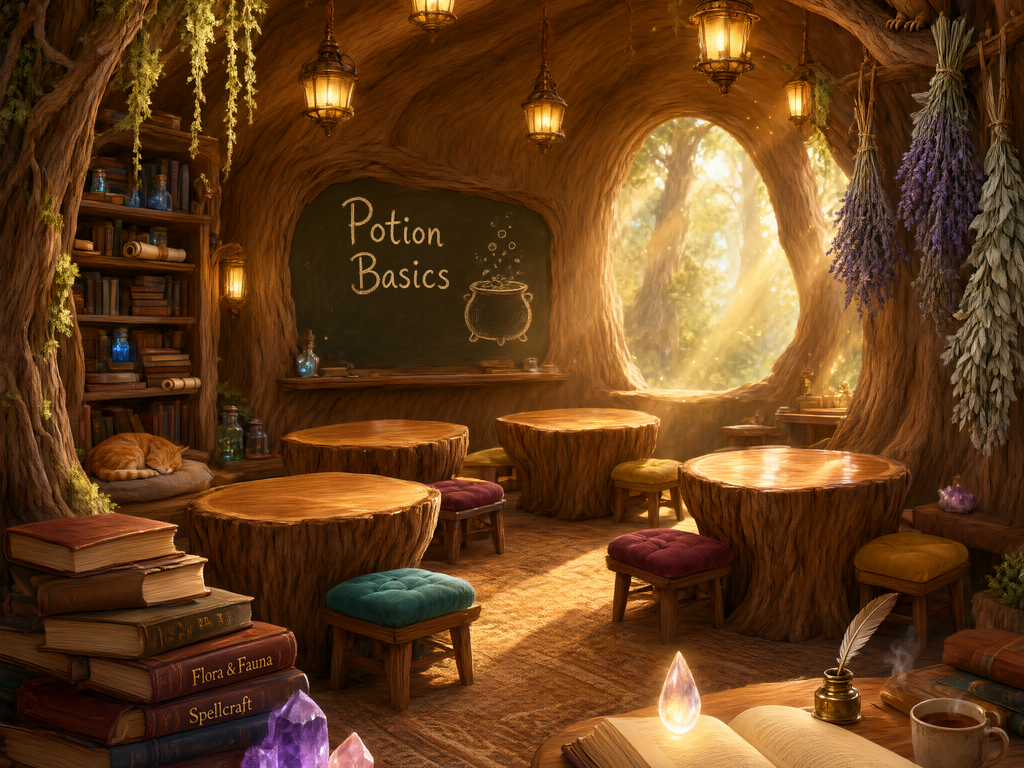
#> input picture cozy-fantasy/game-assets/backgrounds/classroom.png, 1024 x 768 px; its folder holds only this picture in this run
$ python make_sheets.py
#> lines starting #> are read from the running program, lines starting #| are printed output that depends on the picture
#!/usr/bin/env python3
"""Контакт-аркуші для швидкого перегляду всіх ассетів."""
import os
from PIL import Image, ImageDraw, ImageFont

BASE = os.path.dirname(os.path.abspath(__file__))
GA = os.path.join(BASE, "game-assets")


def font(size=18):
    try:
        return ImageFont.load_default(size=size)
    except TypeError:
        return ImageFont.load_default()


def label(draw, xy, text, f, fill=(40, 34, 28)):
    draw.text(xy, text, font=f, fill=fill)


def sheet(paths, cell, cols, out, title, bg=(246, 242, 234), checker=False):
#> called with cell = (360, 270), cols = 4, out = 'cozy-fantasy/sheet_backgrounds.png', title = 'BACKGROUNDS  1024x768 (4:3)', bg = (246, 242, 234), checker = False
    f = font(16)
    ft = font(26)
    cw, ch = cell
    rows = (len(paths) + cols - 1) // cols
    pad, lab = 14, 26
    W = cols * (cw + pad) + pad
    H = rows * (ch + pad + lab) + pad + 46
    sheet = Image.new("RGB", (W, H), bg)
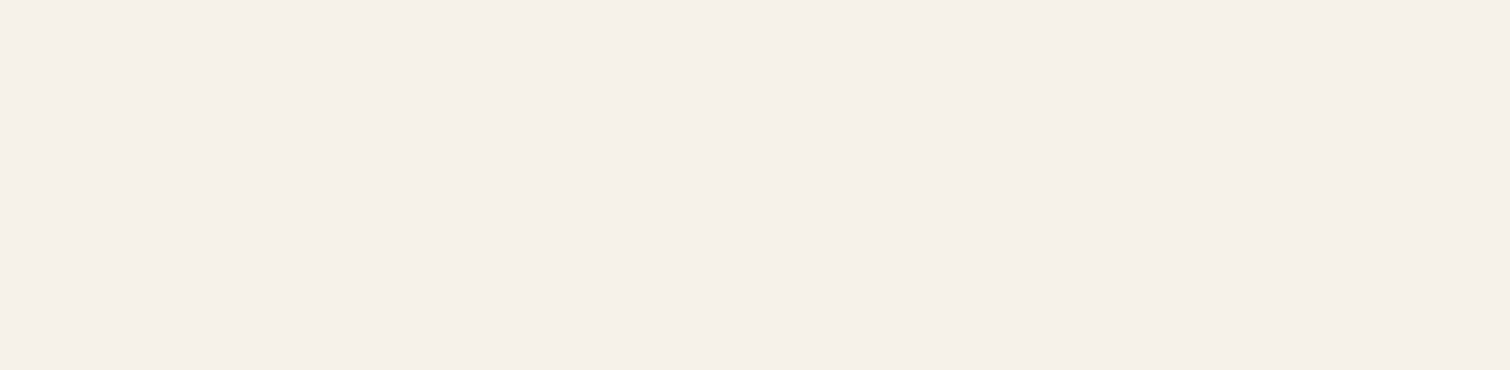
#> sheet: PIL image 1510x370 RGB; mean R, G, B 246, 242, 234
    d = ImageDraw.Draw(sheet)
    label(d, (pad, pad - 4), title, ft)
    for i, p in enumerate(paths):
        r, c = divmod(i, cols)
        x = pad + c * (cw + pad)
        y = 46 + pad + r * (ch + pad + lab)
        im = Image.open(p).convert("RGBA")
        im.thumbnail((cw, ch), Image.LANCZOS)
#> im: PIL image 360x270 RGBA
        if checker:
            tile = Image.new("RGB", (cw, ch), (255, 255, 255))
            td = ImageDraw.Draw(tile)
            s = 12
            for yy in range(0, ch, s):
                for xx in range(0, cw, s):
                    if (xx // s + yy // s) % 2:
                        td.rectangle([xx, yy, xx + s - 1, yy + s - 1], fill=(224, 224, 228))
            tile.paste(im, ((cw - im.width) // 2, (ch - im.height) // 2), im)
            sheet.paste(tile, (x, y))
        else:
            sheet.paste(im, (x + (cw - im.width) // 2, y + (ch - im.height) // 2), im)
        label(d, (x + 2, y + ch + 6), os.path.basename(p), f)
    sheet.save(out, optimize=True)
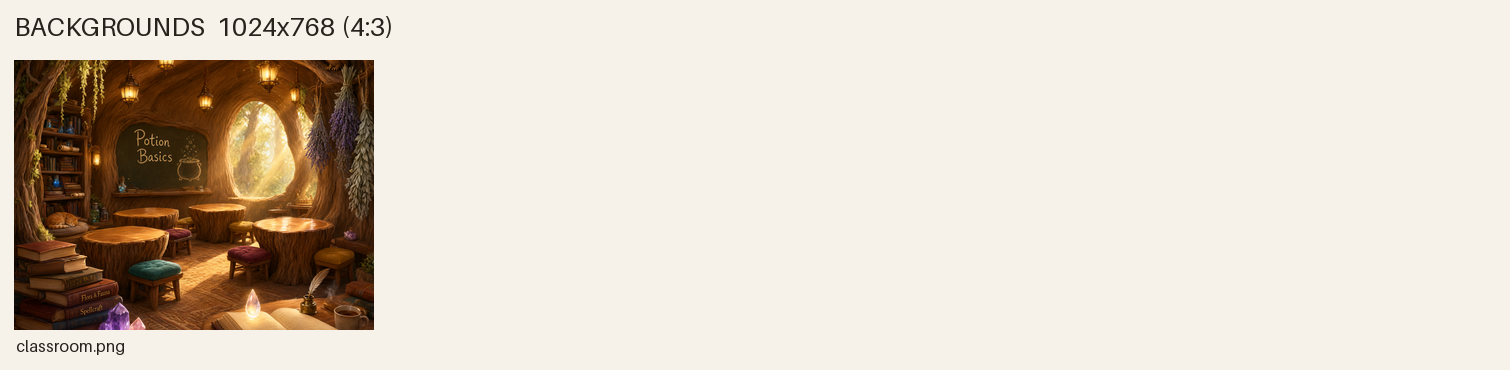
#> saved as sheet_backgrounds.png: PIL image 1510x370 RGB; mean R, G, B 220, 210, 197.5
    print(out, sheet.size)
#| cozy-fantasy/sheet_backgrounds.png (1510, 370)


def main():
    b = sorted(os.path.join(GA, "backgrounds", n) for n in os.listdir(os.path.join(GA, "backgrounds")))
    sheet(b, (360, 270), 4, os.path.join(BASE, "sheet_backgrounds.png"),
          "BACKGROUNDS  1024x768 (4:3)")

    c = sorted(os.path.join(GA, "characters", n) for n in os.listdir(os.path.join(GA, "characters")))
    sheet(c, (150, 300), 8, os.path.join(BASE, "sheet_characters.png"),
          "CHARACTERS  200x400, transparent BG", checker=True)
#> call 2 of sheet, with cell = (150, 300), cols = 8, out = 'cozy-fantasy/sheet_characters.png', title = 'CHARACTERS  200x400, transparent BG', bg = (246, 242, 234), checker = True
#> in sheet (call 2), `sheet = Image.new("RGB", (W, H), bg)`:
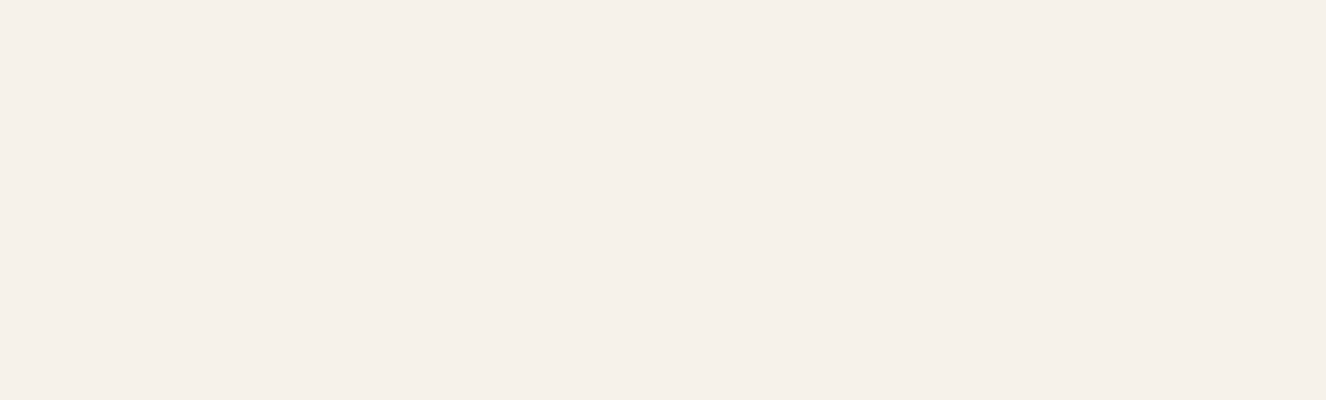
#> sheet: PIL image 1326x400 RGB; mean R, G, B 246, 242, 234
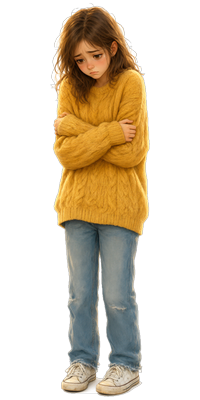
#> input picture cozy-fantasy/game-assets/characters/anya.png, 200 x 400 px
#> in sheet, im is the input picture: PIL image 200x400 RGBA; mean R, G, B, A 59.8, 47.7, 28.8, 92.8
#> in sheet (call 2), `im.thumbnail((cw, ch), Image.LANCZOS)`:
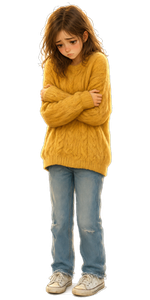
#> im: PIL image 150x300 RGBA; mean R, G, B, A 63.9, 51.6, 32.3, 92.8; transparent parts drawn white
#> in sheet (call 2), `tile = Image.new("RGB", (cw, ch), (255, 255, 255))`: tile: PIL image 150x300 RGB; every value is 255
#> in sheet (call 2), `tile.paste(im, ((cw - im.width) // 2, (ch - im.height) // 2), im)`:
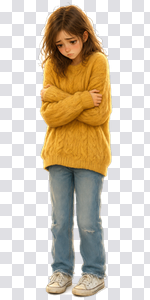
#> tile: PIL image 150x300 RGB; mean R, G, B 211, 199, 181.4
#> in sheet (call 2), `sheet.paste(tile, (x, y))`:
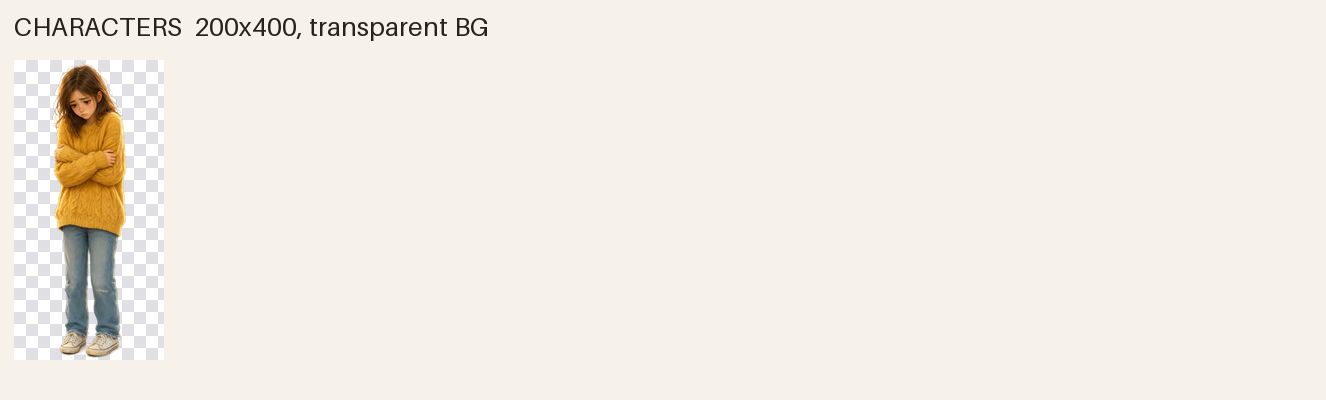
#> sheet: PIL image 1326x400 RGB; mean R, G, B 242, 237.3, 228.6
#| cozy-fantasy/sheet_characters.png (1326, 400)

#> (the run stopped early here; a loop or call above may not have finished)
